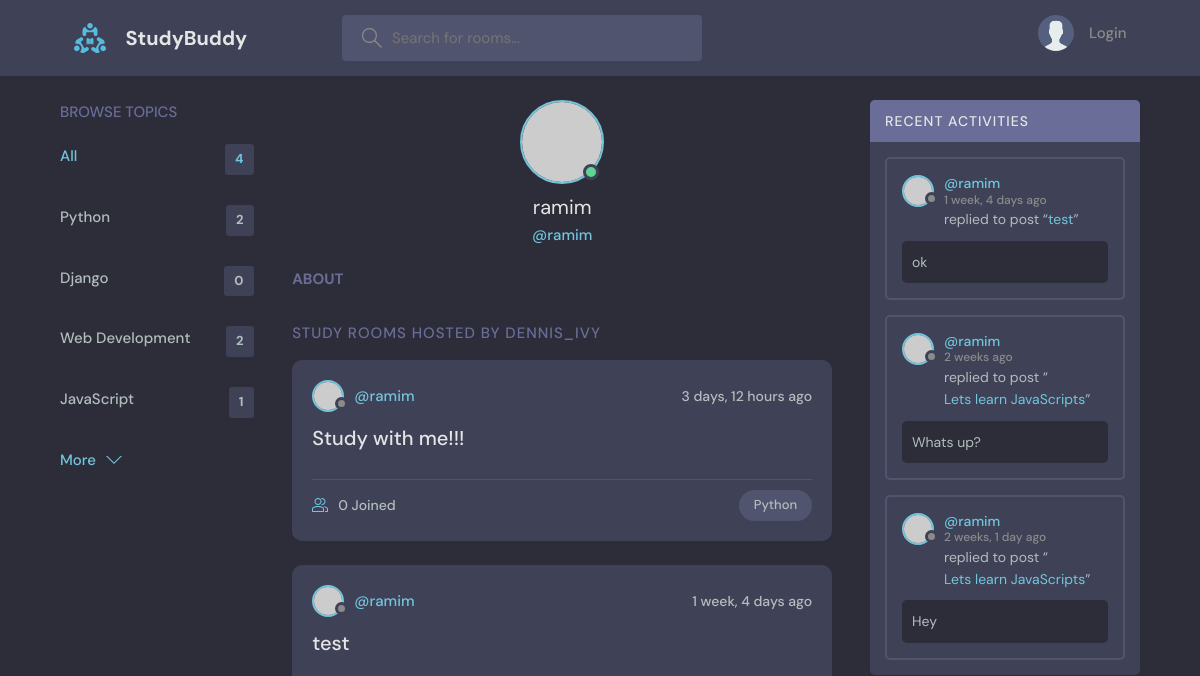
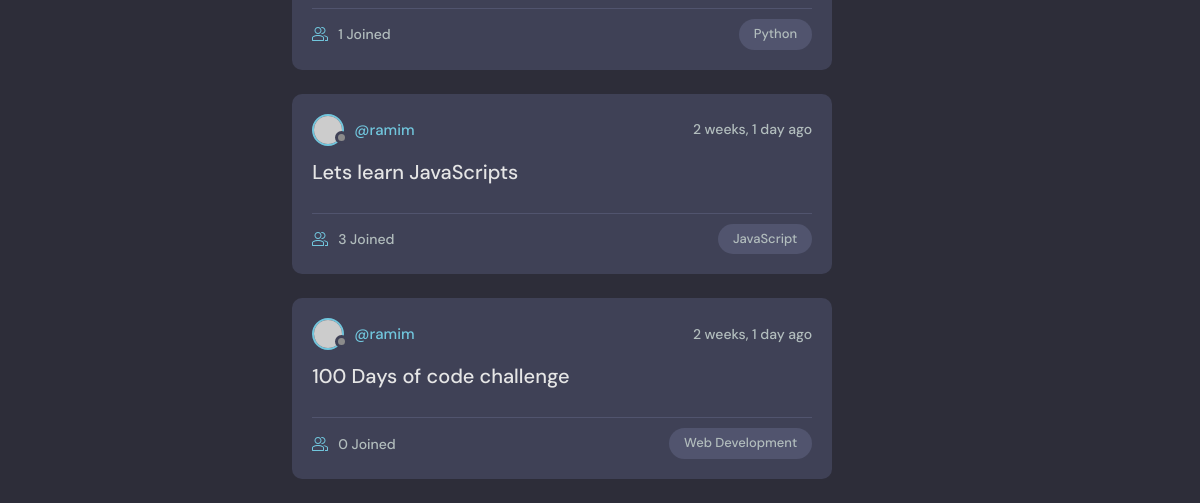
The page /profile/1 on the database as committed earlier (2 pictures, top to bottom).
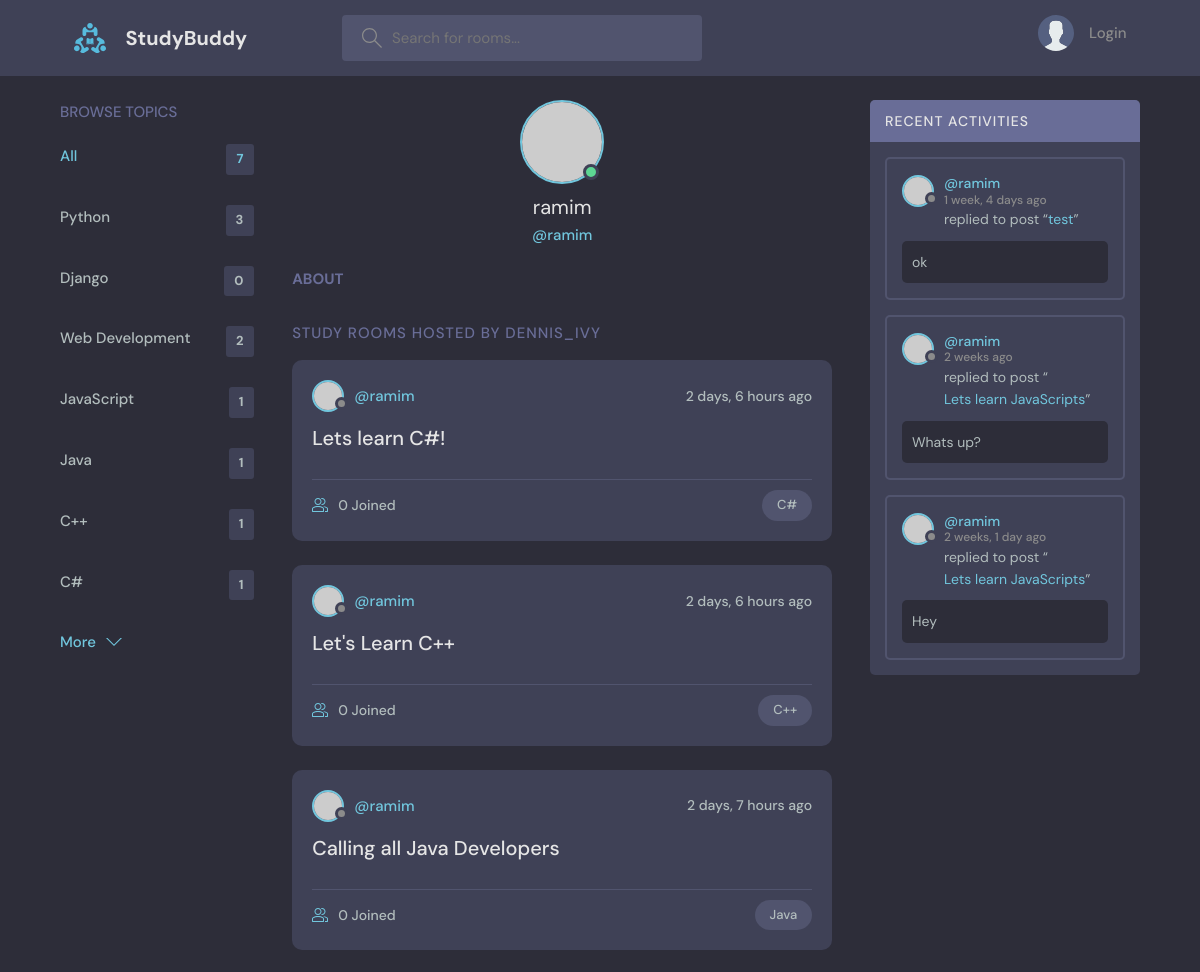
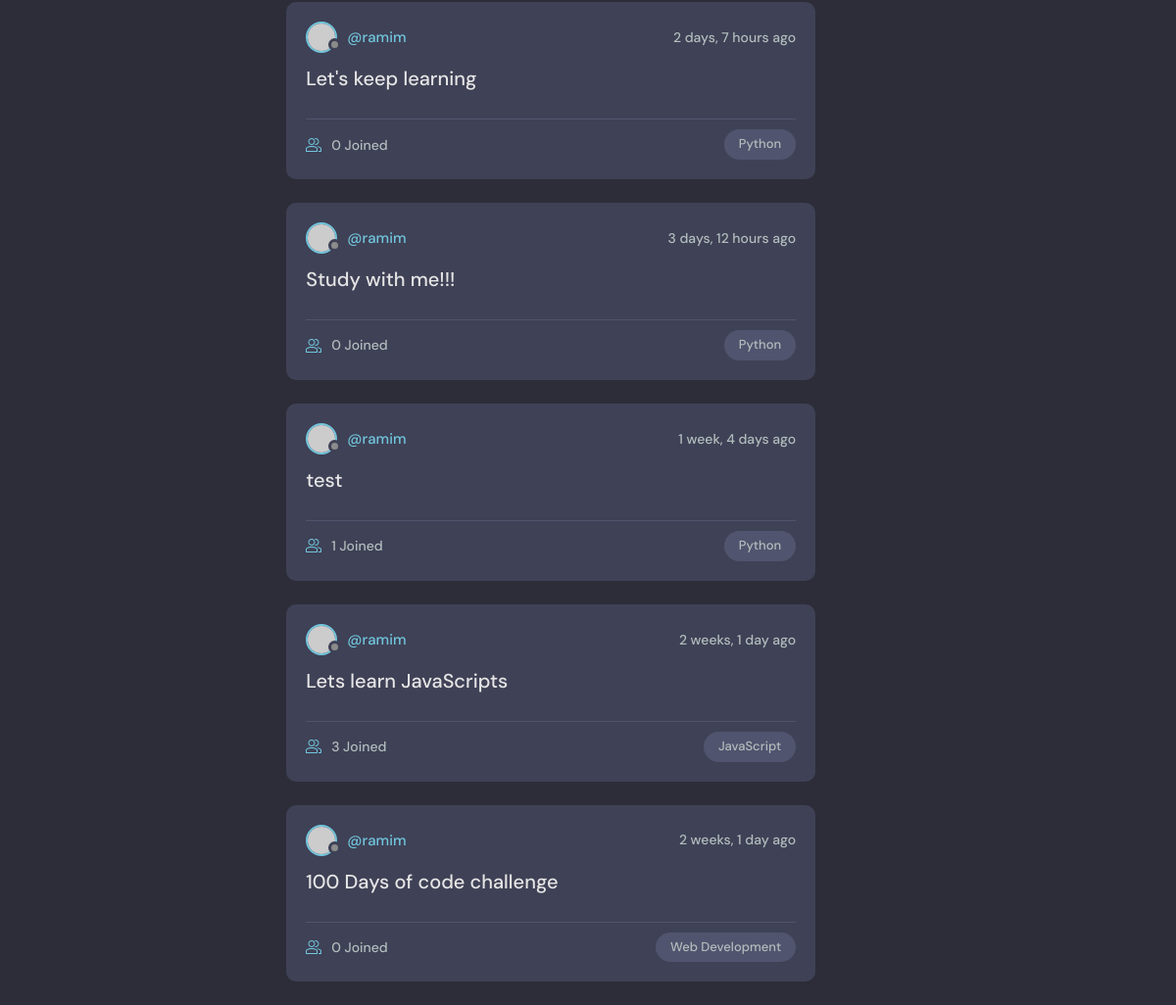
The same page on the database as committed later (2 pictures, top to bottom).
### base/models.py (models this page shows, shortened)
class Topic(models.Model):
  name = models.CharField(max_length=200)

class Room(models.Model):
  host = models.ForeignKey(User, on_delete=models.SET_NULL, null=True)
  topic = models.ForeignKey(Topic, on_delete=models.SET_NULL, null=True)#if the topic parent class is deleted the room child model is not deleted null = True allowed in the database
  name = models.CharField(max_length=200)
  description = models.TextField(null=True, blank=True) #it can be blank by null=True, blank=True means the submitted form can also be true
  participants = models.ManyToManyField(User, related_name='participants', blank=True)
  updated = models.DateTimeField(auto_now=True) #takes the time when every time the save method is called
  created = models.DateTimeField(auto_now_add=True) #only take the time when we first save or create this instance(initial time)
  class Meta:
    ordering = ['-updated', '-created']
  def __str__(self):
    return self.name #it will return the name of the class in the admin panel

class Message(models.Model):
    user = models.ForeignKey(User, on_delete=models.CASCADE) #the User model is defined in default
    room = models.ForeignKey(Room, on_delete=models.CASCADE)#(parent name(Room) many to one relationship, value when the parent model(Room) is deleted the child model(Message) is also deleted)
    body = models.TextField()
    update = models.DateTimeField(auto_now=True)
    created = models.DateTimeField(auto_now_add=True)
    class Meta:
        ordering = ['-created']

### base/views.py (the view)
# urls.py: path('profile/<str:pk>', views.userProfile, name="user-profile"),
def userProfile(request, pk):
  user = User.objects.get(id=pk)
  rooms = user.room_set.all()
  room_messages = user.message_set.all()
  topics = Topic.objects.all()
  context = {'user': user, 'rooms': rooms, 'room_messages':room_messages, 'topics':topics}
  return render(request, 'base/profile.html', context)

### base/templates/base/profile.html (shortened to what this page needs)
{% extends 'main.html' %}
{% block content %}
<main class="profile-page layout layout--3">
  <div class="container">
    {% include 'base/topics_component.html' %}
    <div class="roomList">
      <div class="profile">
        <div class="profile__avatar">
          <div class="avatar avatar--large active">
            <img src="https://randomuser.me/api/portraits/men/11.jpg" />
          </div>
        </div>
        <div class="profile__info">
          <h3>{{user.username}}</h3>
          <p>@{{user.username}}</p>
        </div>
        <div class="profile__about">
          <h3>About</h3>
        </div>
      </div>
      <div class="roomList__header">
        <div>
          <h2>Study Rooms Hosted by dennis_ivy</a>
          </h2>
        </div>
      </div>
      {% include 'base/feed_component.html' %}
    </div>
    {% include 'base/activity_component.html' %}
  </div>
</main>
{% endblock content %}

### templates/main.html (shortened to what this page needs)
<!DOCTYPE html>
{% load static %}
<html lang="en">
  <head>
    <link rel="stylesheet" href="{% static 'styles/style.css' %}" />
  </head>
  <body>
    {% include 'navbar.html' %}
    {% block content %}{% endblock %}
  </body>
</html>

### templates/navbar.html (shortened to what this page needs)
{% load static %}
<header class="header header--loggedIn">
  <div class="container">
    <a href="{% url 'home' %}" class="header__logo">
      <img src="{% static 'images/logo.svg' %}" />
      <h1>StudyBuddy</h1>
    </a>
    <form class="header__search" method="GET" action="{% url 'home' %}">
      <label>
        <input name="q" placeholder="Search for rooms..." />
      </label>
    </form>
    <nav class="header__menu">
      {% if request.user.is_authenticated %}
      <div class="header__user">
        <a href="{% url 'update-user' %}">
          <div class="avatar avatar--medium active">
            <img src="https://randomuser.me/api/portraits/men/37.jpg" />
          </div>
          <p> {{request.user.username}} <span>@{{request.user.username}}</span></p>
        </a>
        <button class="dropdown-button">
          <svg version="1.1" xmlns="http://www.w3.org/2000/svg" width="32" height="32" viewBox="0 0 32 32">
            <title>chevron-down</title>
            <path d="M16 21l-13-13h-3l16 16 16-16h-3l-13 13z"></path>
          </svg>
        </button>
      </div>
      {% else %}
      <a href="{% url 'login' %}">
        <img src="{% static 'images/avatar.svg' %}" />
        <p>Login</p>
      </a>
      {% endif %}
    </nav>
  </div>
</header>

### base/templates/base/topics_component.html
<div class="topics">
  <div class="topics__header">
    <h2>Browse Topics</h2>
  </div>
  <ul class="topics__list">
    <li>
      <a href="{% url 'home' %}" class="active" >All <span>{{topics.count}}</span></a>
    </li>
    {% for topic in topics %}
    <li>
      <a href="{% url 'home' %}?q={{topic.name}}">{{topic.name}} <span>{{topic.room_set.all.count}}</span></a>
    </li>
    {% endfor %}
  </ul>
  <a class="btn btn--link" href="{% url 'topics' %}">
    More
    <svg version="1.1" xmlns="http://www.w3.org/2000/svg" width="32" height="32" viewBox="0 0 32 32">
      <title>chevron-down</title>
      <path d="M16 21l-13-13h-3l16 16 16-16h-3l-13 13z"></path>
    </svg>
  </a>
</div>

### base/templates/base/feed_component.html (shortened to what this page needs)
{% for room in rooms %}
<div class="roomListRoom">
  <div class="roomListRoom__header">
    <a href="{% url 'user-profile' room.host.id %}" class="roomListRoom__author">
      <div class="avatar avatar--small">
        <img src="https://randomuser.me/api/portraits/women/11.jpg" />
      </div>
      <span>@{{room.host.username}}</span>
    </a>
    <div class="roomListRoom__actions">
      <span>{{room.created|timesince}} ago</span>
    </div>
  </div>
  <div class="roomListRoom__content">
    <a href="{% url 'room' room.id %}">{{room.name}}</a>
  </div>
  <div class="roomListRoom__meta">
    <a href="{% url 'room' room.id %}" class="roomListRoom__joined">
      {{room.participants.all.count}} Joined
    </a>
    <p class="roomListRoom__topic">{{room.topic.name}}</p>
  </div>
</div>
{% endfor %}

### base/templates/base/activity_component.html (shortened to what this page needs)
<div class="activities">
  <div class="activities__header">
    <h2>Recent Activities</h2>
  </div>
  {% for message in room_messages %}
  <div class="activities__box">
    <div class="activities__boxHeader roomListRoom__header">
      <a href="{% url 'user-profile' message.user.id %}" class="roomListRoom__author">
        <div class="avatar avatar--small">
          <img src="https://randomuser.me/api/portraits/women/11.jpg" />
        </div>
        <p>
          @{{message.user}}
          <span>{{message.created|timesince}} ago</span>
        </p>
      </a>
    </div>
    <div class="activities__boxContent">
      <p>replied to post “<a href="{% url 'room' message.room.id %}">{{message.room}}</a>”</p>
      <div class="activities__boxRoomContent">
      {{message.body}}
      </div>
    </div>
  </div>
  {% endfor %}
</div>

Rows that differ between the two databases and show on the page:
computed for Topic "Python": room_set.all.count "2" → "3"
added Topic: name "Java", room_set.all.count "1"
added Topic: name "C++", room_set.all.count "1"
added Topic: name "C#", room_set.all.count "1"
added Room: host.username "ramim", created "2 days, 6 hours", name "Lets learn C#!", participants.all.count "0", topic.name "C#"
added Room: host.username "ramim", created "2 days, 6 hours", name "Let's Learn C++", participants.all.count "0", topic.name "C++"
added Room: host.username "ramim", created "2 days, 7 hours", name "Calling all Java Developers", participants.all.count "0", topic.name "Java"
added Room: host.username "ramim", created "2 days, 7 hours", name "Let's keep learning", participants.all.count "0", topic.name "Python"
Other text that changed with them:
{{ topics.count }}: "4" → "7"
